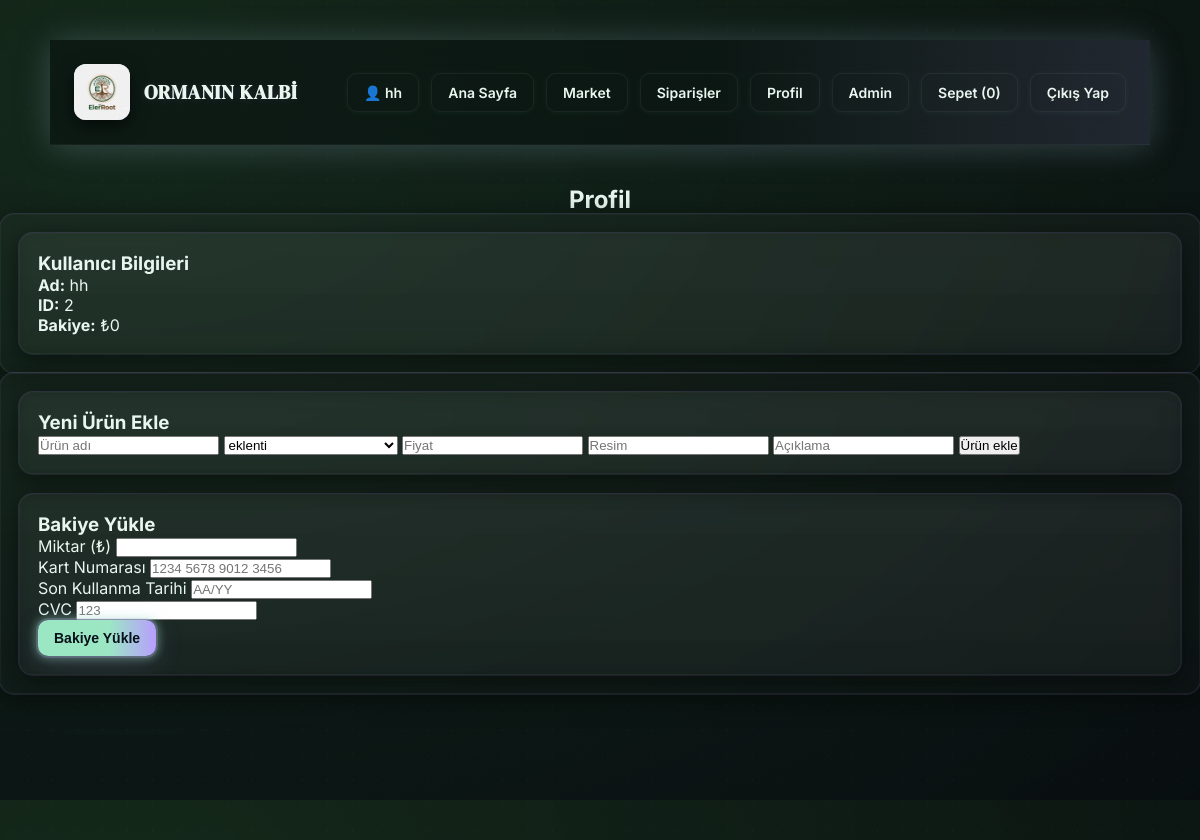
The app's page /profile (signed in) with its own data.
### main.py (models this page shows)
class Kullanici(db.Model):
    __tablename__ = "kullanici"
    id = db.Column(db.Integer, primary_key=True)
    kullanici_adi = db.Column(db.String(50), unique=True, nullable=False)
    email = db.Column(db.String(50), unique=True, nullable=False)
    sifre = db.Column(db.String(255), nullable=False)
    money = db.Column(db.Integer, default=0)
    is_admin = db.Column(db.Boolean, default=False)

### main.py (the view)
@app.route("/profile")
def profile():
    if "user_id" not in session:
        return redirect(url_for("login"))
    user = Kullanici.query.get(session["user_id"])
    turler = UrunTurleri.query.all()
    return render_template("profile.html", user=user, turler=turler)

### templates/profile.html (shortened to what this page needs)
<!doctype html>
<html lang="tr">
<head>
    <link rel="stylesheet" href="../static/css/style.css">
    <div class="scene-particles" aria-hidden="true"></div>
  <header class="header container">
    <div class="brand">
      <div class="logo"><img src="/static/img/logo.png" style="width:100%;height:100%;object-fit:cover;border-radius:12px"></div>
      <h1>ORMANIN KALBİ</h1>
    </div>
    <nav class="nav">
      {% if session.get("user_id") %}
          <span class="btn">👤 {{ session["username"] }}</span>
      {% else %}
          <a class="btn" href="/login">Giriş</a>
          <a class="btn" href="/register">Kayıt Ol</a>
      {% endif %}
      <a class="btn" id="btn-market" href="/">Ana Sayfa</a>
      <a class="btn" id="btn-market" href="/market">Market</a>
      <a class="btn" id="btn-orders" href= "/siparis">Siparişler</a>
      <a class="btn" id="btn-profile" href="/profile" >Profil</a>
      {% if session.get("is_admin") %}
        <a class="btn" href="/admin">Admin</a>
      {% endif %}
      <a class="btn btn--primary" id="btn-cart" href="/siparis">Sepet (0)</a>
      {% if session.get("user_id") %}
          <a class="btn" href="/cikis">Çıkış Yap</a>
      {% endif %}
    </nav>
  </header>
</head>
<body>
<h2 style="text-align:center;margin-top:20px;">Profil</h2>
<div class="card">
    <div class="card">
        <h3>Kullanıcı Bilgileri</h3>
        <p><strong>Ad:</strong> {{ user.kullanici_adi }}</p>
        <p><strong>ID:</strong> {{ user.id }}</p>
        <p><strong>Bakiye:</strong> ₺{{ user.money }}</p>
    </div>
</div>
<div class="card">
    <div class="card" style="margin-bottom:20px;">
        <h3>Yeni Ürün Ekle</h3>
        <form method="post" action="{{ url_for('kullanici_urun_ekle') }}">
            <input type="text" name="urun_adi" placeholder="Ürün adı">
            <select name="urun_turu">
                {% for tur in turler %}
                    <option value="{{ tur.id }}">{{ tur.tur }}</option>
                {% endfor %}
            </select>
            <input type="text" name="fiyat" placeholder="Fiyat">
            <input type="text" name="img" placeholder="Resim">
            <input type="text" name="aciklama" placeholder="Açıklama">
            <button type="submit">Ürün ekle</button>
        </form>
    </div>
    <div class="card">
        <h3>Bakiye Yükle</h3>
        <form method="POST" action="{{ url_for('para_yukle') }}">
            <div class="field">
                <label>Miktar (₺)</label>
                <input type="number" name="miktar" min="1" required>
            </div>
            <div class="field">
                <label>Kart Numarası</label>
                <input type="text" name="kart_no" placeholder="1234 5678 9012 3456" required>
            </div>
            <div class="field">
                <label>Son Kullanma Tarihi</label>
                <input type="text" name="son_kullanim" placeholder="AA/YY" required>
            </div>
            <div class="field">
                <label>CVC</label>
                <input type="text" name="cvc" placeholder="123" required>
            </div>
            <button type="submit" class="btn btn--primary">Bakiye Yükle</button>
        </form>
    </div>
</div>
</body>
</html>

### static/css/style.css (style rules this page uses)
:root { --bg-1: #0b2a1a; --bg-2: #092f2b; --panel: rgba(255,255,255,0.04); --card: rgba(255,255,255,0.04); --glass: rgba(255,255,255,0.06); --accent: #9be7c4; --accent-2: #b89eff; --gold: #f3d48f; --muted: rgba(255,255,255,0.6); --text: #e9f6f0; --glow-green: 0 0 18px 2px #9be7c4, 0 0 40px 8px #b89eff55; --glow-purple: 0 0 16px 2px #b89eff, 0 0 32px 6px #9be7c477; --blur-bg: blur(12px); }
* { box-sizing: border-box; margin: 0; padding: 0; }
html, body { height: 100%; }
body { font-family: 'Inter', 'Segoe UI', Arial, sans-serif; background: radial-gradient(ellipse at 10% 10%, rgba(24,40,26,0.7), rgba(8,12,14,0.95)), linear-gradient(180deg, var(--bg-1), var(--bg-2)); color: var(--text); -webkit-font-smoothing: antialiased; -moz-osx-font-smoothing: grayscale; overflow-y: auto; padding-bottom: 90px; }
.scene-particles { position: fixed; inset: 0; pointer-events: none; z-index: 0; opacity: 0.55; background-image: radial-gradient(circle at 10% 20%, rgba(155,231,179,0.06) 0 1px, transparent 1px), radial-gradient(circle at 80% 80%, rgba(184,158,255,0.035) 0 1px, transparent 1px); background-size: 25px 25px, 40px 40px; mix-blend-mode: screen; }
.header { position: sticky; top: 0; z-index: 40; display: flex; align-items: center; justify-content: space-between; gap: 20px; padding: 18px 28px; margin-bottom: 28px; background: linear-gradient(90deg, rgba(10,20,18,0.66) 60%, rgba(184,158,255,0.13)); border-bottom: 1px solid rgba(255,255,255,0.04); box-shadow: 0 2px 30px 0 rgba(155,231,196,0.05), 0 1px 30px 0 rgba(184,158,255,0.06); backdrop-filter: blur(14px); -webkit-backdrop-filter: blur(14px); box-shadow: 0 2px 40px 0 #b89eff22, 0 2px 30px 0 #9be7c422; }
.brand { display: flex; align-items: center; gap: 14px; }
.logo { width: 56px; height: 56px; border-radius: 12px; background: linear-gradient(135deg, var(--accent), var(--accent-2)); box-shadow: 0 6px 18px rgba(0,0,0,0.6), 0 0 18px rgba(184,158,255,0.15) inset; display: flex; align-items: center; justify-content: center; font-family: 'DM Serif Display'; font-size: 22px; color: #07201a; font-weight: 700; }
.brand h1 { font-family: 'DM Serif Display'; font-size: 20px; letter-spacing: 0.6px; text-shadow: 0 1px 10px #b89eff22; }
.nav { display: flex; gap: 12px; align-items: center; }
.nav a, .btn { color: var(--text); text-decoration: none; padding: 10px 16px; border-radius: 10px; background: transparent; border: 1px solid rgba(255,255,255,0.06); font-weight: 600; font-size: 14px; cursor: pointer; transition: all .18s cubic-bezier(.51,.9,.33,1.25); box-shadow: 0 1px 6px rgba(155,231,196,0.06); position: relative; overflow: hidden; }
.btn--primary { background: linear-gradient(90deg, var(--accent) 60%, var(--accent-2) 100%); color: #071019; border: none; font-weight: 700; box-shadow: 0 8px 30px rgba(184,158,255,0.16), 0 0 0 2px #b89eff33, 0 0 10px 2px #9be7c477; position: relative; transition: box-shadow .22s cubic-bezier(.51,.9,.33,1.25), transform .18s; }
.container { max-width: 1100px; margin: 40px auto; padding: 24px; position: relative; z-index: 2; }
.card { background: linear-gradient(180deg, rgba(255,255,255,0.03), rgba(255,255,255,0.02)); border-radius: 14px; padding: 18px; box-shadow: 0 6px 24px rgba(3,6,4,0.6), 0 0 0 1px #b89eff33; border: 1px solid rgba(255,255,255,0.03); backdrop-filter: blur(8px); position: relative; overflow: hidden; transition: box-shadow .19s cubic-bezier(.51,.9,.33,1.25); }

### records on screen
Kullanici: kullanici_adi "hh", id "2", money "0"

### other values on screen
{{ session["username"] }} "hh"
form field urun_turu "eklenti"
